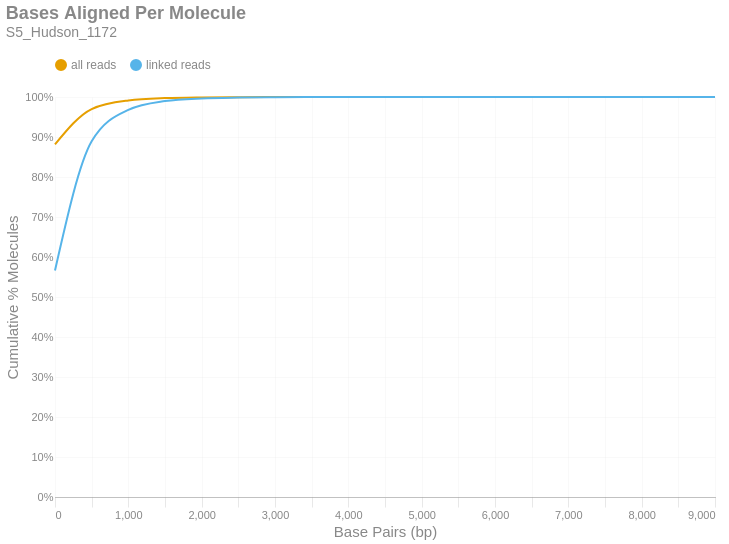

The code cell stored with this chart in its notebook:
### Markdown cell above
### Bases Aligned Per Molecule
This is a cumulative frequency distribution showing the number of base pairs aligned per unique molecule. These data are shown in 500 bp bins. There are two distributions: one with `all reads` (yellow) and another with only `linked reads` (blue). The percent of molecules in the `linked reads` distribution is relative to the total number of linked molecules.

### Code cell
if SKIPLR:
    print_html(f"Skipped")
else:
    binned_df = consolidated_hist(valids['aligned_bp'], mask, 500, True)
    with SafeRender(binned_df):
        (
            density_plot(binned_df, 'Bases Aligned Per Molecule', samplename, 'basesper')
            .encode(
                x=alt.X('bin:Q', title="Base Pairs (bp)").axis(tickMinStep=500).scale(padding=0),
                y=alt.Y('value:Q', title='Cumulative % Molecules')
                    .axis(format='%')
                    .scale(domain = [0,1])
                    .stack(False),
                color=alt.Color("key:N").scale(domain = ["all reads", "linked reads"]),
                tooltip = [
                    alt.Tooltip("key:N", title = "Data Type"),
                    alt.Tooltip("range_label:N", title="Bases Aligned Per Molecule"),
                    alt.Tooltip("value:Q", format = ".2%", title="% Molecules (Cum.)")
                ]
            )
        ).display()

### Figure 1 — Vega-Lite specification as saved in the notebook (floating-point values rounded to 4 significant figures)
{"width": "container", "height": 400, "config": {"title": {"anchor": "start", "dy": -15, "fontSize": 18, "color": "#888888", "subtitleColor": "#888888", "subtitleFontSize": 14}, "arc": {"fill": "#0072B2"}, "axis": {"domainColor": "#888888", "domainWidth": 0.5, "gridWidth": 0.2, "grid": false, "titleFontWeight": 400, "titleFontSize": 15, "labelFontSize": 11, "labelColor": "#888888", "tickColor": "#888888", "tickWidth": 0.2, "titleColor": "#888888"}, "axisBand": {"grid": false}, "axisX": {"grid": true, "tickSize": 10, "domainCap": "round"}, "axisY": {"domain": false, "grid": true, "tickSize": 0, "domainCap": "round"}, "background": "transparent", "header": {"labelFontSize": 15, "labelColor": "#888888", "titleFontSize": 15, "titleFontWeight": 600, "titleColor": "#888888"}, "legend": {"labelFont": "sans-serif", "labelFontSize": 12, "labelColor": "#888888", "symbolSize": 100, "symbolType": "circle", "titleFontSize": 12, "titlePadding": 10, "titleColor": "#888888", "title": null, "orient": "top"}, "range": {"category": ["#E69F00", "#56B4E9", "#009E73", "#F0E442", "#0072B2", "#D55E00", "#CC79A7", "#000000"], "diverging": ["#cfe8f3", "#a2d4ec", "#73bfe2", "#46abdb", "#1696d2", "#12719e"]}, "area": {"fill": "#0072B2", "fillOpacity": 0.7, "line": true, "strokeOpacity": 0.7}, "line": {"color": "#0072B2", "stroke": "#0072B2", "strokeWidth": 2}, "trail": {"color": "#0072B2", "stroke": "#0072B2", "strokeWidth": 0, "size": 1}, "point": {"filled": true, "fillOpacity": 1.0, "size": 95}, "text": {"color": "#888888", "fontSize": 11, "align": "right", "fontWeight": 400, "size": 11}, "bar": {"fill": "#0072B2", "stroke": null}, "view": {"stroke": null, "continuousWidth": 660, "continuousHeight": 400}}, "data": {"name": "data-cf74efe8819038c5fda931632c93a81f"}, "mark": {"type": "line", "interpolate": "monotone", "point": {"opacity": 0, "size": 275}}, "encoding": {"color": {"field": "key", "scale": {"domain": ["all reads", "linked reads"]}, "type": "nominal"}, "tooltip": [{"field": "key", "title": "Data Type", "type": "nominal"}, {"field": "range_label", "title": "Bases Aligned Per Molecule", "type": "nominal"}, {"field": "value", "format": ".2%", "title": "% Molecules (Cum.)", "type": "quantitative"}], "x": {"axis": {"tickMinStep": 500}, "field": "bin", "scale": {"padding": 0}, "title": "Base Pairs (bp)", "type": "quantitative"}, "y": {"axis": {"format": "%"}, "field": "value", "scale": {"domain": [0, 1]}, "stack": false, "title": "Cumulative % Molecules", "type": "quantitative"}}, "params": [{"name": "param_c36ac31b6afebe62", "select": {"type": "point", "fields": ["key"]}, "bind": "legend"}], "title": {"text": "Bases Aligned Per Molecule", "subtitle": "S5_Hudson_1172"}, "transform": [{"fold": ["all reads (cumsum)", "linked reads (cumsum)"]}, {"calculate": "replace(datum.key, ' (cumsum)', '')", "as": "key"}, {"filter": {"param": "param_c36ac31b6afebe62"}}], "usermeta": {"embedOptions": {"downloadFileName": "S5_Hudson_1172.basesper"}}, "$schema": "https://vega.github.io/schema/vega-lite/v6.1.0.json", "datasets": {"data-cf74efe8819038c5fda931632c93a81f": [{"bin": "0.0", "interval": "0.0-500.0", "all reads": 0.8815, "linked reads": 0.5664, "all reads (cumsum)": 0.8815, "linked reads (cumsum)": 0.5664, "range_label": "0-499"}, {"bin": "500.0", "interval": "500.0-1000.0", "all reads": 0.08842, "linked reads": 0.3229, "all reads (cumsum)": 0.9699, "linked reads (cumsum)": 0.8892, "range_label": "500-999"}, {"bin": "1000.0", "interval": "1000.0-1500.0", "all reads": 0.02133, "linked reads": 0.07851, "all reads (cumsum)": 0.9912, "linked reads (cumsum)": 0.9677, "range_label": "1000-1499"}, {"bin": "1500.0", "interval": "1500.0-2000.0", "all reads": 0.005966, "linked reads": 0.02199, "all reads (cumsum)": 0.9972, "linked reads (cumsum)": 0.9897, "range_label": "1500-1999"}, {"bin": "2000.0", "interval": "2000.0-2500.0", "all reads": 0.001837, "linked reads": 0.006774, "all reads (cumsum)": 0.9991, "linked reads (cumsum)": 0.9965, "range_label": "2000-2499"}, {"bin": "2500.0", "interval": "2500.0-3000.0", "all reads": 0.0005889, "linked reads": 0.002171, "all reads (cumsum)": 0.9996, "linked reads (cumsum)": 0.9987, "range_label": "2500-2999"}, {"bin": "3000.0", "interval": "3000.0-3500.0", "all reads": 0.0002204, "linked reads": 0.0008126, "all reads (cumsum)": 0.9999, "linked reads (cumsum)": 0.9995, "range_label": "3000-3499"}, {"bin": "3500.0", "interval": "3500.0-4000.0", "all reads": 7.819e-05, "linked reads": 0.0002883, "all reads (cumsum)": 0.9999, "linked reads (cumsum)": 0.9998, "range_label": "3500-3999"}, {"bin": "4000.0", "interval": "4000.0-4500.0", "all reads": 3.078e-05, "linked reads": 0.0001135, "all reads (cumsum)": 1.0, "linked reads (cumsum)": 0.9999, "range_label": "4000-4499"}, {"bin": "4500.0", "interval": "4500.0-5000.0", "all reads": 1.662e-05, "linked reads": 6.128e-05, "all reads (cumsum)": 1.0, "linked reads (cumsum)": 1.0, "range_label": "4500-4999"}, {"bin": "5000.0", "interval": "5000.0-5500.0", "all reads": 8.619e-06, "linked reads": 3.178e-05, "all reads (cumsum)": 1.0, "linked reads (cumsum)": 1.0, "range_label": "5000-5499"}, {"bin": "5500.0", "interval": "5500.0-6000.0", "all reads": 1.539e-06, "linked reads": 5.675e-06, "all reads (cumsum)": 1.0, "linked reads (cumsum)": 1.0, "range_label": "5500-5999"}, {"bin": "6000.0", "interval": "6000.0-6500.0", "all reads": 1.539e-06, "linked reads": 5.675e-06, "all reads (cumsum)": 1.0, "linked reads (cumsum)": 1.0, "range_label": "6000-6499"}, {"bin": "6500.0", "interval": "6500.0-7000.0", "all reads": 6.156e-07, "linked reads": 2.27e-06, "all reads (cumsum)": 1.0, "linked reads (cumsum)": 1.0, "range_label": "6500-6999"}, {"bin": "7000.0", "interval": "7000.0-7500.0", "all reads": 3.078e-07, "linked reads": 1.135e-06, "all reads (cumsum)": 1.0, "linked reads (cumsum)": 1.0, "range_label": "7000-7499"}, {"bin": "7500.0", "interval": "7500.0-8000.0", "all reads": 3.078e-07, "linked reads": 1.135e-06, "all reads (cumsum)": 1.0, "linked reads (cumsum)": 1.0, "range_label": "7500-7999"}, {"bin": "8000.0", "interval": "8000.0-8500.0", "all reads": 0.0, "linked reads": 0.0, "all reads (cumsum)": 1.0, "linked reads (cumsum)": 1.0, "range_label": "8000-8499"}, {"bin": "8500.0", "interval": "8500.0-9000.0", "all reads": 0.0, "linked reads": 0.0, "all reads (cumsum)": 1.0, "linked reads (cumsum)": 1.0, "range_label": "8500-8999"}, {"bin": "9000.0", "interval": "9000.0-9500.0", "all reads": 3.078e-07, "linked reads": 1.135e-06, "all reads (cumsum)": 1.0, "linked reads (cumsum)": 1.0, "range_label": "9000-9499"}]}}
